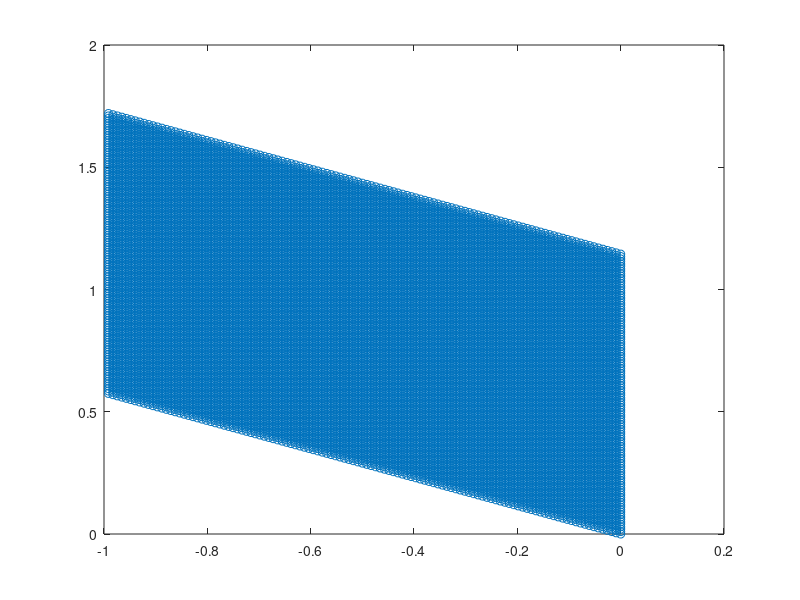

This figure's MATLAB source: (Note: this script raises an error after producing the figure.)
close all
clear all
clc
% simulate 10 x 10 box
global gridscale thresh  

thresh = 0.25;
gridscale = 4; % env1 - gridscale = 4, env2: grid scale - 2, 
% modules: r0 - pi/2 or pi/4, p/3; shift_x = 0, 0.1 
% the actual grid scale is: gridscale*2/sqrt(3) - this is the reciprocal
% lattice

n_res = 50;
x = linspace(0, 9.9, n_res) ;
y = x ; 
[X,Y] = meshgrid(x,y) ; 

r0 = pi/4;
shiftx_0_1 = 0.0;% 0, 0.1
shifty_0_1 = 0;

shift_xy = zeros(2, 1);

r_xy = -r0 + 3*pi/4;%the cosine starts with pi/4 shifts and the reciprocal lattice is pi/2 from the original lattice 
dx = 0.01;
max_x = 2/sqrt(3);%because of the gridscale/ actual grid scale ratio (reciprocal lattice)
max_y = max_x*sqrt(3) / 2;
dy = dx* sqrt(3) / 2;
shift_vec_x1 = linspace(0, max_x -dx , ceil(max_x/dx)) ;
shift_vec_y1 = linspace(0, max_y -dy, ceil(max_y/dy)) ;
[shift_vecX,shift_vecY] = meshgrid(shift_vec_x1,shift_vec_y1); 

cellx = length(shift_vec_x1);
celly = length(shift_vec_y1);

for y = 2:celly
    shift_vecX(y,:) = shift_vecX(y,:) + dx*(y-1)/2;
end

% figure(1000)
% plot(shift_vecX(:),shift_vecY(:), 'o')

R = [cos(r_xy) -sin(r_xy); sin(r_xy) cos(r_xy)];
XYshift = [shift_vecX(:) shift_vecY(:)];     
rotXYshift = XYshift*R'; 

figure(1001)
plot(rotXYshift(:, 1), rotXYshift(:, 2), 'o')

n_cells = cellx * celly;

grid_cells_env1 = zeros(n_cells, n_res, n_res);

n = 1;
for s1 = 1:n_cells
        shift_xy(1) = rotXYshift(s1, 1);
        shift_xy(2) = rotXYshift(s1, 2);
        grid_cell = grid_firing_rate_map(X, Y, shift_xy, r0, shiftx_0_1, shifty_0_1);
        grid_cells_env1(n, :, :) = grid_cell;

        if n<=25
            figure(1)
            subplot(5, 5, n)
            imagesc(grid_cell)
           % colorbar
            title(n)
        end

        n = n + 1;

end

mean_all1 = squeeze(mean(grid_cells_env1));

figure(100)
subplot(2,1,1)
imagesc(squeeze(grid_cells_env1(1,:,:)))
title('cell env 1')
colorbar
subplot(2,1,2)
imagesc(mean_all1)
title('mean env 1')
colorbar

c11 = corrcoef(reshape(grid_cells_env1, n_cells, n_res*n_res)');
figure(10)
imagesc(c11)
colorbar

figure(10000)
subplot(2,2,1)
imagesc(X(:), Y(:), squeeze(grid_cells_env1(1,:,:)))
colorbar
title('1')
subplot(2,2,3)
imagesc(X(:), Y(:), squeeze(grid_cells_env1(5,:,:)))
colorbar
title('5')
subplot(2,2,2)
imagesc(X(:), Y(:), squeeze(grid_cells_env1(120,:,:)))
colorbar
title('120')
subplot(2,2,4)
imagesc(X(:), Y(:), squeeze(grid_cells_env1(1,:,:)) + squeeze(grid_cells_env1(120,:,:)))
colorbar
title('1 + 120')

grid_cells_env2save = reshape(grid_cells_env1, n_cells, n_res * n_res);
save(['simulated_grid_cells_env_1_module_s', num2str(gridscale),'.mat'], 'grid_cells_env2save');


function Zr = rotate(theta, X, Y)
global gridscale 
    R = [cos(theta) -sin(theta); sin(theta) cos(theta)];
    XY = [X(:) Y(:)];     
    rotXY = XY*R';
    Xr = reshape(rotXY(:,1), size(X,1), []);
    Yr = reshape(rotXY(:,2), size(Y,1), []);
    Zr = cos((2*pi/gridscale) * ((Xr + Yr)/sqrt(2))) ;    
end

function grid_cell = grid_firing_rate_map(X, Y, shift_xy, r0, shiftx_0, shifty_0)
global gridscale thresh
    X = X + (shift_xy(1) + shiftx_0)*(gridscale);
    Y = Y + (shift_xy(2) + shifty_0)*(gridscale);

    Z = rotate(r0, X, Y);

    theta = pi/3 + r0;
    Zr1 = rotate(theta, X, Y);

    theta = 2*pi/3 + r0;
    Zr2 = rotate(theta, X, Y);

    grid_cell = (1/3)*(Z + Zr1 + Zr2);% + 0.5;%0.5*( Z + Zr1); %
    grid_cell(grid_cell<thresh) = 0;
end